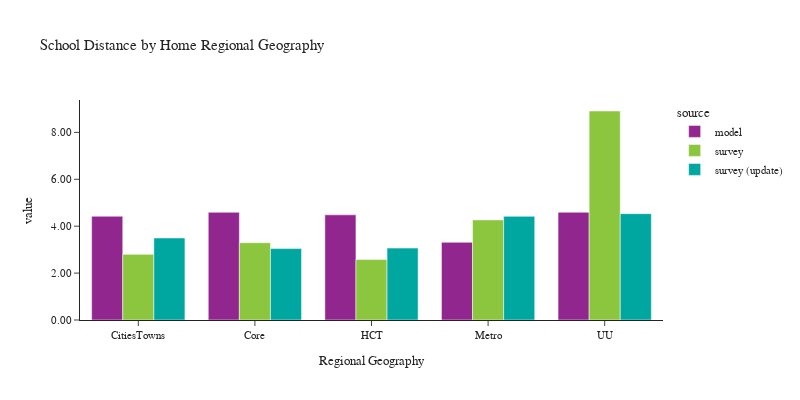

The notebook cell this image was saved under:
### Code cell
plot_school_location(df_students, 'rg_proposed_home', 'Home Regional Geography', 'Regional Geography')

### Figure 1 — Plotly figure (JSON) as saved in the notebook; plotly's stock layout.template omitted (floating-point values rounded to 4 significant figures)
{"data": [{"alignmentgroup": "True", "customdata": [[97804], [224773], [222334], [260678], [45591]], "hovertemplate": "source=model<br>rg_proposed_home=%{x}<br>value=%{y}<br>sample count=%{customdata[0]}<extra></extra>", "legendgroup": "model", "marker": {"color": "#91268F", "pattern": {"shape": ""}}, "name": "model", "offsetgroup": "model", "orientation": "v", "showlegend": true, "textposition": "auto", "type": "bar", "x": ["CitiesTowns", "Core", "HCT", "Metro", "UU"], "xaxis": "x", "y": [4.424, 4.591, 4.484, 3.312, 4.593], "yaxis": "y"}, {"alignmentgroup": "True", "customdata": [[74], [168], [198], [237], [19]], "hovertemplate": "source=survey<br>rg_proposed_home=%{x}<br>value=%{y}<br>sample count=%{customdata[0]}<extra></extra>", "legendgroup": "survey", "marker": {"color": "#8CC63E", "pattern": {"shape": ""}}, "name": "survey", "offsetgroup": "survey", "orientation": "v", "showlegend": true, "textposition": "auto", "type": "bar", "x": ["CitiesTowns", "Core", "HCT", "Metro", "UU"], "xaxis": "x", "y": [2.798, 3.295, 2.577, 4.269, 8.912], "yaxis": "y"}, {"alignmentgroup": "True", "customdata": [[87], [173], [206], [247], [21]], "hovertemplate": "source=survey (update)<br>rg_proposed_home=%{x}<br>value=%{y}<br>sample count=%{customdata[0]}<extra></extra>", "legendgroup": "survey (update)", "marker": {"color": "#00A7A0", "pattern": {"shape": ""}}, "name": "survey (update)", "offsetgroup": "survey (update)", "orientation": "v", "showlegend": true, "textposition": "auto", "type": "bar", "x": ["CitiesTowns", "Core", "HCT", "Metro", "UU"], "xaxis": "x", "y": [3.498, 3.046, 3.067, 4.421, 4.536], "yaxis": "y"}], "layout": {"barmode": "group", "font": {"size": 11}, "height": 400, "legend": {"title": {"text": "source"}, "tracegroupgap": 0}, "title": {"text": "School Distance by Home Regional Geography"}, "width": 800, "xaxis": {"anchor": "y", "domain": [0.0, 1.0], "title": {"text": "Regional Geography"}}, "yaxis": {"anchor": "x", "domain": [0.0, 1.0], "tickformat": ".2f", "title": {"text": "value"}}}}
